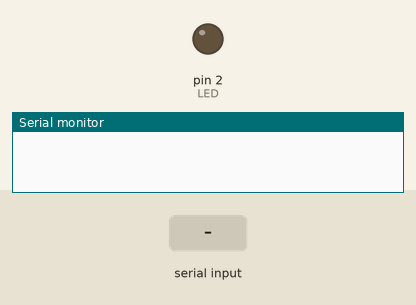
Simulated run of this sketch. Board: Arduino Uno, built with avr-gcc and run on an emulated ATmega328P. On the bench: output pins drawn as LEDs (lit = HIGH), the last lines printed to the serial monitor. The test bench sets the inputs (shaded band).

Above: at 1.2 s.
1.3 s: byte 30 received over Serial
2.9 s: byte 90 received over Serial
At 3.7 s:
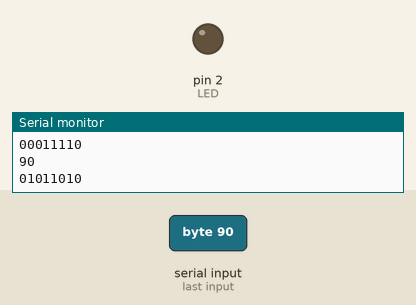
4.5 s: byte 120 received over Serial
At 4.55 s:
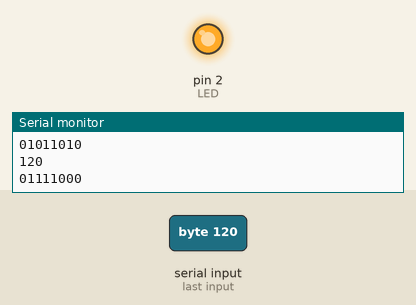
Timing chart, 0 to 7.5 s (numbered marks = the images above; inputs shaded):
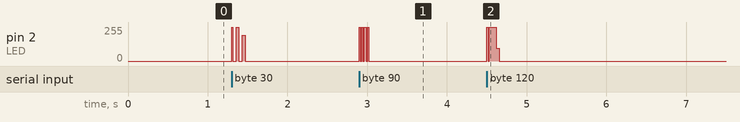

Measured:
- after the input at 2.9 s, pin 2 (LED): alternates 255/255 for 0.02 s and 0/255 for 0.02 s, 8 changes in all, then stays 0/255, starting at once
- after the input at 4.5 s, pin 2 (LED): 0/255 → 255/255 at once, → 0/255 0.12 s later

The sketch:

transmit.ino
```cpp
#define DELAY 15
#define LED 2 //Output pin where LED is connected

#define BITLENGTH 8 //1 Byte
#define FIRSTBIT pow(2,(BITLENGTH-1))//MSB Value
#define TRUE 1
#define TEMPERATURE A0

int i, j;
int count = 0;

float voltage;
void writeByte(int);
int counter = 0;
int incomingByte = 0;

void setup()
{
  pinMode(LED, OUTPUT);
  Serial.begin(115200);
}


void loop()
{
  if (Serial.available() > 0)
  {
    incomingByte = Serial.read();
    Serial.println(incomingByte, DEC);


    digitalWrite(LED, HIGH);
    delay(15);
    digitalWrite(LED, LOW);

    writeByte(incomingByte);

    digitalWrite(LED, LOW);
    delay(15);
  }

}

void writeByte(int decimal)
{

  int i, binary;
  for (i = 0; i < BITLENGTH; i++)
  {
    binary = (int)decimal / FIRSTBIT; //Getting the first binary bit value
    decimal = (decimal & ((int)FIRSTBIT - 1)); //Setting the first bit to zero
    decimal = decimal << 1; //Shift all bits by one to left
    if (binary == TRUE)
    {
      digitalWrite(LED, HIGH);
      Serial.print("1");
    } else
    {
      digitalWrite(LED, LOW);
      Serial.print("0");
    }
    delay(DELAY);
    digitalWrite(LED, LOW);
  }
  Serial.println();

}
```
